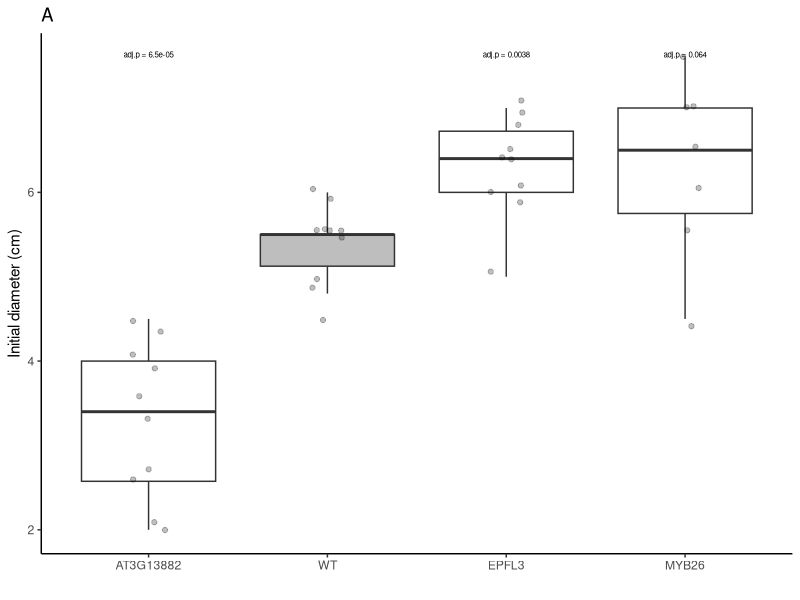
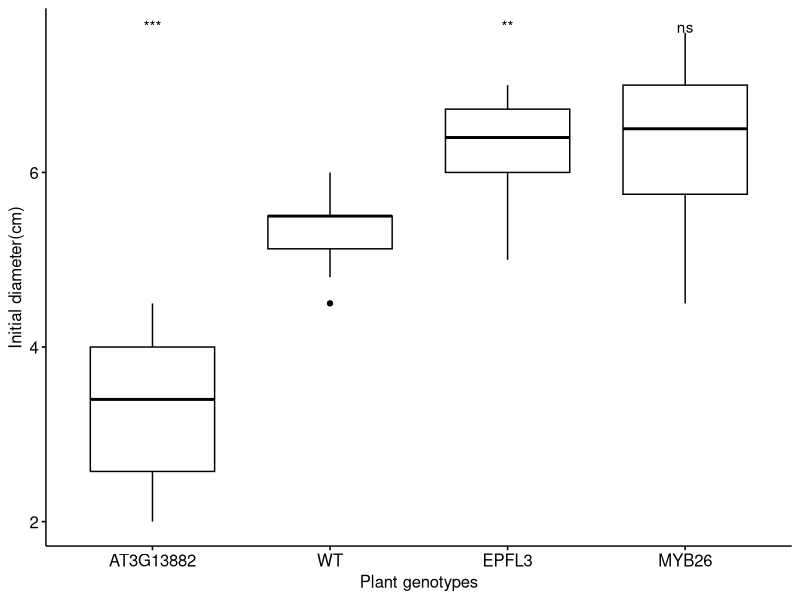
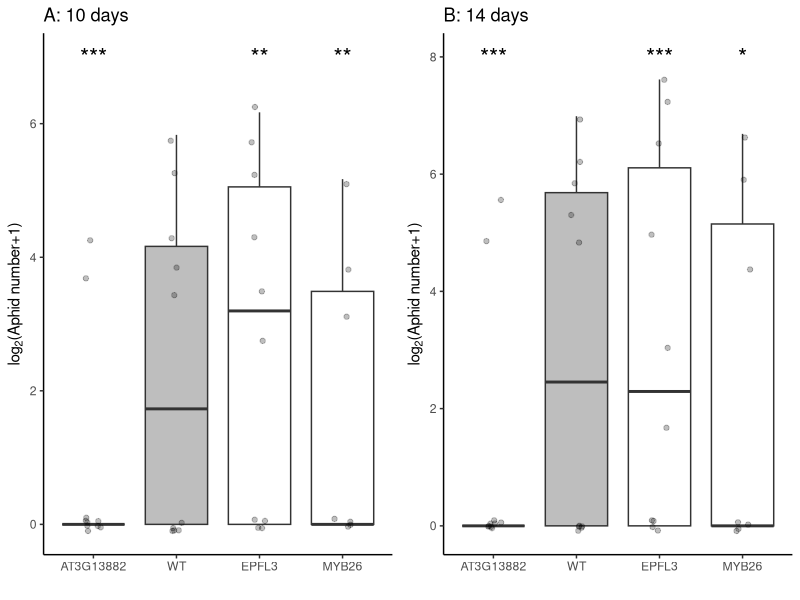
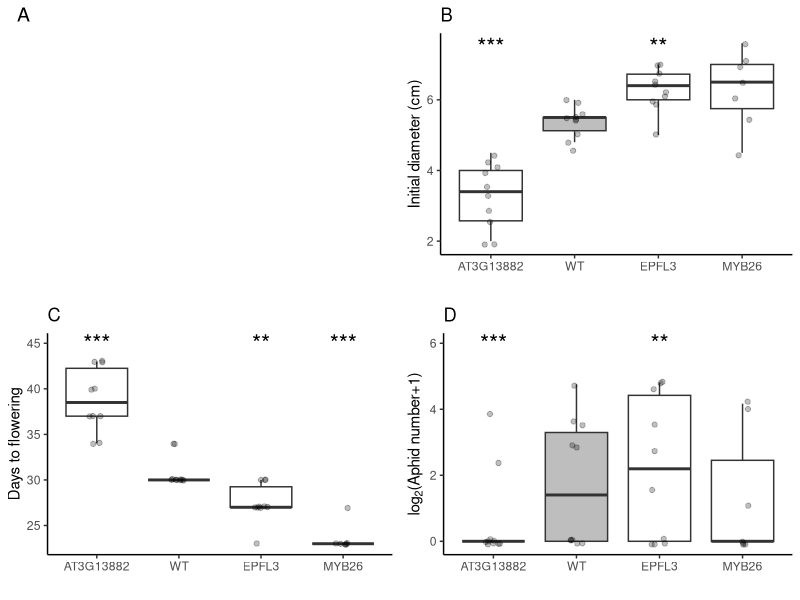

Generate these figures, in order, with R:
library(dplyr)
library(tidyverse)
library(ggplot2)
library(ggpubr)
library(cowplot)
AphidsNo <- read.delim("./data/AphidsNo.txt")
AphidsNo$Mutant <-factor(AphidsNo$Mutant,levels=c('AT3G13882','WT','EPFL3','MYB26'))


res = glm(t2~Mutant,data=subset(AphidsNo,Mutant=="WT"|Mutant=="AT3G13882"),family="poisson")
summary(res)
pval1 = coef(summary(res))[2,4]

res = glm(t2~Mutant,data=subset(AphidsNo,Mutant=="WT"|Mutant=="EPFL3"),family="poisson")
summary(res)
pval2 = coef(summary(res))[2,4]

res = glm(t2~Mutant,data=subset(AphidsNo,Mutant=="WT"|Mutant=="MYB26"),family="poisson")
summary(res)
pval3 = coef(summary(res))[2,4]

pvec = c(pval1,pval2,pval3)
p.adjust(pvec,method="bonferroni")


res = glm(t3~Mutant,data=subset(AphidsNo,Mutant=="WT"|Mutant=="AT3G13882"),family="poisson")
summary(res)
pval1 = coef(summary(res))[2,4]

res = glm(t3~Mutant,data=subset(AphidsNo,Mutant=="WT"|Mutant=="EPFL3"),family="poisson")
summary(res)
pval2 = coef(summary(res))[2,4]

res = glm(t3~Mutant,data=subset(AphidsNo,Mutant=="WT"|Mutant=="MYB26"),family="poisson")
summary(res)
pval3 = coef(summary(res))[2,4]

pvec = c(pval1,pval2,pval3)
p.adjust(pvec,method="bonferroni")


res = glm(t4~Mutant,data=subset(AphidsNo,Mutant=="WT"|Mutant=="AT3G13882"),family="poisson")
summary(res)
pval1 = coef(summary(res))[2,4]

res = glm(t4~Mutant,data=subset(AphidsNo,Mutant=="WT"|Mutant=="EPFL3"),family="poisson")
summary(res)
pval2 = coef(summary(res))[2,4]

res = glm(t4~Mutant,data=subset(AphidsNo,Mutant=="WT"|Mutant=="MYB26"),family="poisson")
summary(res)
pval3 = coef(summary(res))[2,4]

pvec = c(pval1,pval2,pval3)
p.adjust(pvec,method="bonferroni")

p1 = ggplot(data=AphidsNo,mapping=aes(x=Mutant,y=log2(t2+1)))+geom_boxplot(outlier.shape=NA,fill=c("white","grey","white","white"))+geom_jitter(alpha=0.25,height=0.1,width=0.1)+
  ggtitle("D") +
  xlab("") + ylab(expression(log[2]*"(Aphid number+1)")) + theme_classic() +
  geom_text(data.frame(x=1,y=6),mapping=aes(x=x,y=y),label="***",size=6) + 
  geom_text(data.frame(x=3,y=6),mapping=aes(x=x,y=y),label="**",size=6)

s1 = ggplot(data=AphidsNo,mapping=aes(x=Mutant,y=log2(t3+1)))+geom_boxplot(outlier.shape=NA,fill=c("white","grey","white","white"))+geom_jitter(alpha=0.25,height=0.1,width=0.1)+
  ggtitle("A: 10 days") +
  xlab("") + ylab(expression(log[2]*"(Aphid number+1)")) + theme_classic() +
  geom_text(data.frame(x=1,y=7),mapping=aes(x=x,y=y),label="***",size=6) + 
  geom_text(data.frame(x=c(3,4),y=7),mapping=aes(x=x,y=y),label="**",size=6)

s2 = ggplot(data=AphidsNo,mapping=aes(x=Mutant,y=log2(t4+1)))+geom_boxplot(outlier.shape=NA,fill=c("white","grey","white","white"))+geom_jitter(alpha=0.25,height=0.1,width=0.1)+
  ggtitle("B: 14 days") +
  xlab("") + ylab(expression(log[2]*"(Aphid number+1)")) + theme_classic() +
  geom_text(data.frame(x=c(1,3),y=8),mapping=aes(x=x,y=y),label="***",size=6) + 
  geom_text(data.frame(x=4,y=8),mapping=aes(x=x,y=y),label="*",size=6)

s = ggarrange(s1,s2,nrow=1,ncol=2)
ggsave(s,filename="aphid_last.pdf",width=8, height=3)

#########
#growth rate
aphidgr<-AphidsNo[,1:4]
aphidgr$Mutant<-factor(aphidgr$Mutant,levels=c('AT3G13882','WT','EPFL3','MYB26'))

res = glm(size~Mutant,data=subset(aphidgr,Mutant=="WT"|Mutant=="AT3G13882"))
summary(res)
pval1 = coef(summary(res))[2,4]

res = glm(size~Mutant,data=subset(aphidgr,Mutant=="WT"|Mutant=="EPFL3"))
summary(res)
pval2 = coef(summary(res))[2,4]

res = glm(size~Mutant,data=subset(aphidgr,Mutant=="WT"|Mutant=="MYB26"))
summary(res)
pval3 = coef(summary(res))[2,4]

pvec = c(pval1,pval2,pval3)
p.adjust(pvec,method="bonferroni")

ggplot(data=aphidgr,mapping=aes(x=Mutant,y=size))+geom_boxplot(outlier.shape=NA,fill=c("white","grey","white","white"))+geom_jitter(alpha=0.25,height=0.1,width=0.1)+
  ggtitle("A") +
  xlab("") + ylab("Initial diameter (cm)")+theme_classic()+
  stat_compare_means(aes(label = paste0("adj.p = ", ..p.adj..)), method = "t.test", ref.group = "WT",size=2)

ggboxplot(aphidgr, x="Mutant", y="size",xlab = "Plant genotypes",ylab = "Initial diameter(cm)")+ 
  stat_compare_means(label = "p.signif", method = "wilcox.test", ref.group = "WT")

p2 = ggplot(data=aphidgr,mapping=aes(x=Mutant,y=size))+geom_boxplot(outlier.shape=NA,fill=c("white","grey","white","white"))+geom_jitter(alpha=0.25,height=0.1,width=0.1)+
  ggtitle("B") +
  xlab("") + ylab("Initial diameter (cm)")+theme_classic()+
  geom_text(data.frame(x=1,y=7.5),mapping=aes(x=x,y=y),label="***",size=6) +
  geom_text(data.frame(x=3,y=7.5),mapping=aes(x=x,y=y),label="**",size=6)

########
# flowering
res = glm(flowering~Mutant,data=subset(AphidsNo,Mutant=="WT"|Mutant=="AT3G13882"))
summary(res)
pval1 = coef(summary(res))[2,4]

res = glm(flowering~Mutant,data=subset(AphidsNo,Mutant=="WT"|Mutant=="EPFL3"))
summary(res)
pval2 = coef(summary(res))[2,4]

res = glm(flowering~Mutant,data=subset(AphidsNo,Mutant=="WT"|Mutant=="MYB26"))
summary(res)
pval3 = coef(summary(res))[2,4]

pvec = c(pval1,pval2,pval3)
p.adjust(pvec,method="bonferroni")

p3 = ggplot(data=AphidsNo,mapping=aes(x=Mutant,y=flowering+20))+geom_boxplot(outlier.shape=NA,fill=c("white","grey","white","white"))+geom_jitter(alpha=0.25,height=0.1,width=0.1)+
  ggtitle("C") +
  xlab("") + ylab("Days to flowering")+theme_classic() + 
  geom_text(data.frame(x=c(1,4),y=c(45,45)),mapping=aes(x=x,y=y),label="***",size=6) +
  geom_text(data.frame(x=3,y=45),mapping=aes(x=x,y=y),label="**",size=6)

pic = ggdraw() +  draw_image("./figures/mutantPhoto.png") + draw_label(label="A",x = 0.075, y = 0.975, hjust = 1, vjust = 1)

p = ggarrange(pic,p2,p3,p1,nrow=2,ncol=2)
ggsave(p,filename="mutant.pdf",width=8, height=6)
